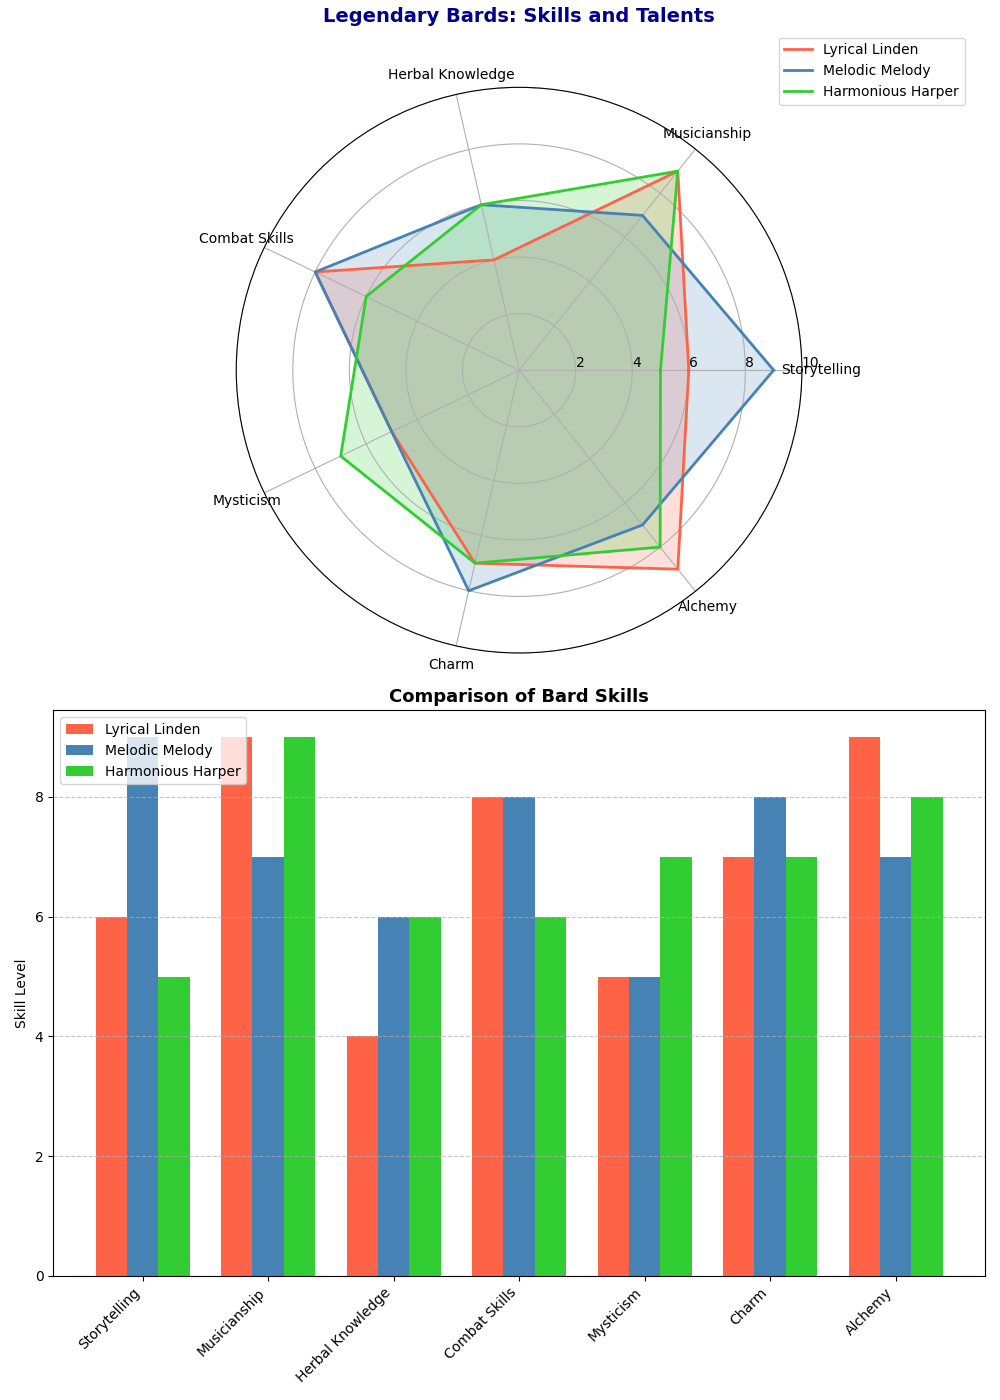

This chart was generated by the following Python code:
import numpy as np
import matplotlib.pyplot as plt
from math import pi

categories = ['Storytelling', 'Musicianship', 'Herbal Knowledge', 'Combat Skills', 'Mysticism', 'Charm', 'Alchemy']

bard_1 = np.array([6, 9, 4, 8, 5, 7, 9])
bard_2 = np.array([9, 7, 6, 8, 5, 8, 7])
bard_3 = np.array([5, 9, 6, 6, 7, 7, 8])

bards_data = [bard_1, bard_2, bard_3]
bards_names = ['Lyrical Linden', 'Melodic Melody', 'Harmonious Harper']

num_vars = len(categories)
angles = np.linspace(0, 2 * np.pi, num_vars, endpoint=False).tolist()
angles += angles[:1]

colors = ['#FF6347', '#4682B4', '#32CD32']

def create_radar_chart(ax, data, categories, bards_names, color):
    for bard_data, bard_name, color in zip(data, bards_names, color):
        values = np.concatenate((bard_data, [bard_data[0]]))
        ax.plot(angles, values, linewidth=2, linestyle='solid', label=bard_name, color=color)
        ax.fill(angles, values, color=color, alpha=0.2)

    ax.set_xticks(angles[:-1])
    ax.set_xticklabels(categories, color='black', size=10)

    ax.set_rlabel_position(0)
    plt.yticks([2, 4, 6, 8, 10], ["2", "4", "6", "8", "10"], color='grey', size=7)
    ax.set_ylim(0, 10)

fig, (ax1, ax2) = plt.subplots(2, 1, figsize=(10, 14), subplot_kw=dict(polar=True)) # Changed from (1, 2) to (2, 1)

create_radar_chart(ax1, bards_data, categories, bards_names, colors)
ax1.set_title('Legendary Bards: Skills and Talents', size=14, color='darkblue', y=1.1, fontweight='bold')
ax1.legend(loc='upper right', bbox_to_anchor=(1.3, 1.1))

# Late switch to a Cartesian plot for the bar chart.
ax2.remove()
ax2 = fig.add_subplot(2, 1, 2)  # Updated row number from 1 to 2
x = np.arange(num_vars)
width = 0.25

ax2.bar(x - width, bard_1, width, color=colors[0], label=bards_names[0])
ax2.bar(x, bard_2, width, color=colors[1], label=bards_names[1])
ax2.bar(x + width, bard_3, width, color=colors[2], label=bards_names[2])

ax2.set_ylabel('Skill Level')
ax2.set_title('Comparison of Bard Skills', fontsize=13, fontweight='bold')
ax2.set_xticks(x)
ax2.set_xticklabels(categories, rotation=45, ha="right", fontsize=10)
ax2.legend(loc='upper left')
ax2.grid(axis='y', linestyle='--', alpha=0.7)

plt.tight_layout()
plt.show()
